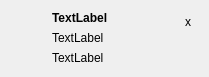
<?xml version="1.0" encoding="UTF-8"?>
<ui version="4.0">
 <class>Notification</class>
 <widget class="QWidget" name="Notification">
  <property name="geometry">
   <rect>
    <x>0</x>
    <y>0</y>
    <width>209</width>
    <height>77</height>
   </rect>
  </property>
  <layout class="QGridLayout" name="gridLayout">
   <property name="horizontalSpacing">
    <number>9</number>
   </property>
   <property name="margin">
    <number>11</number>
   </property>
   <item row="0" column="0">
    <layout class="QVBoxLayout" name="verticalLayout">
     <property name="topMargin">
      <number>4</number>
     </property>
     <property name="bottomMargin">
      <number>2</number>
     </property>
     <item>
      <widget class="QLabel" name="iconLabel">
       <property name="sizePolicy">
        <sizepolicy hsizetype="Fixed" vsizetype="Fixed">
         <horstretch>0</horstretch>
         <verstretch>0</verstretch>
        </sizepolicy>
       </property>
       <property name="minimumSize">
        <size>
         <width>32</width>
         <height>32</height>
        </size>
       </property>
       <property name="maximumSize">
        <size>
         <width>32</width>
         <height>32</height>
        </size>
       </property>
       <property name="scaledContents">
        <bool>true</bool>
       </property>
      </widget>
     </item>
     <item>
      <spacer name="verticalSpacer">
       <property name="orientation">
        <enum>Qt::Vertical</enum>
       </property>
       <property name="sizeHint" stdset="0">
        <size>
         <width>20</width>
         <height>40</height>
        </size>
       </property>
      </spacer>
     </item>
    </layout>
   </item>
   <item row="0" column="1">
    <layout class="QVBoxLayout" name="actionsLayout">
     <property name="spacing">
      <number>6</number>
     </property>
     <item>
      <widget class="QLabel" name="appLabel">
       <property name="font">
        <font>
         <weight>75</weight>
         <bold>true</bold>
        </font>
       </property>
       <property name="text">
        <string notr="true">TextLabel</string>
       </property>
       <property name="textFormat">
        <enum>Qt::PlainText</enum>
       </property>
       <property name="wordWrap">
        <bool>false</bool>
       </property>
      </widget>
     </item>
     <item>
      <widget class="QLabel" name="summaryLabel">
       <property name="text">
        <string notr="true">TextLabel</string>
       </property>
       <property name="textFormat">
        <enum>Qt::RichText</enum>
       </property>
       <property name="wordWrap">
        <bool>true</bool>
       </property>
      </widget>
     </item>
     <item>
      <widget class="QLabel" name="bodyLabel">
       <property name="sizePolicy">
        <sizepolicy hsizetype="MinimumExpanding" vsizetype="MinimumExpanding">
         <horstretch>0</horstretch>
         <verstretch>0</verstretch>
        </sizepolicy>
       </property>
       <property name="text">
        <string notr="true">TextLabel</string>
       </property>
       <property name="textFormat">
        <enum>Qt::RichText</enum>
       </property>
       <property name="alignment">
        <set>Qt::AlignLeading|Qt::AlignLeft|Qt::AlignTop</set>
       </property>
       <property name="wordWrap">
        <bool>true</bool>
       </property>
       <property name="openExternalLinks">
        <bool>true</bool>
       </property>
      </widget>
     </item>
    </layout>
   </item>
   <item row="0" column="2">
    <layout class="QVBoxLayout" name="verticalLayout_3">
     <item>
      <widget class="QToolButton" name="closeButton">
       <property name="text">
        <string notr="true">x</string>
       </property>
       <property name="autoRaise">
        <bool>true</bool>
       </property>
      </widget>
     </item>
     <item>
      <spacer name="verticalSpacer_2">
       <property name="orientation">
        <enum>Qt::Vertical</enum>
       </property>
       <property name="sizeHint" stdset="0">
        <size>
         <width>20</width>
         <height>40</height>
        </size>
       </property>
      </spacer>
     </item>
    </layout>
   </item>
  </layout>
 </widget>
 <resources/>
 <connections/>
</ui>
